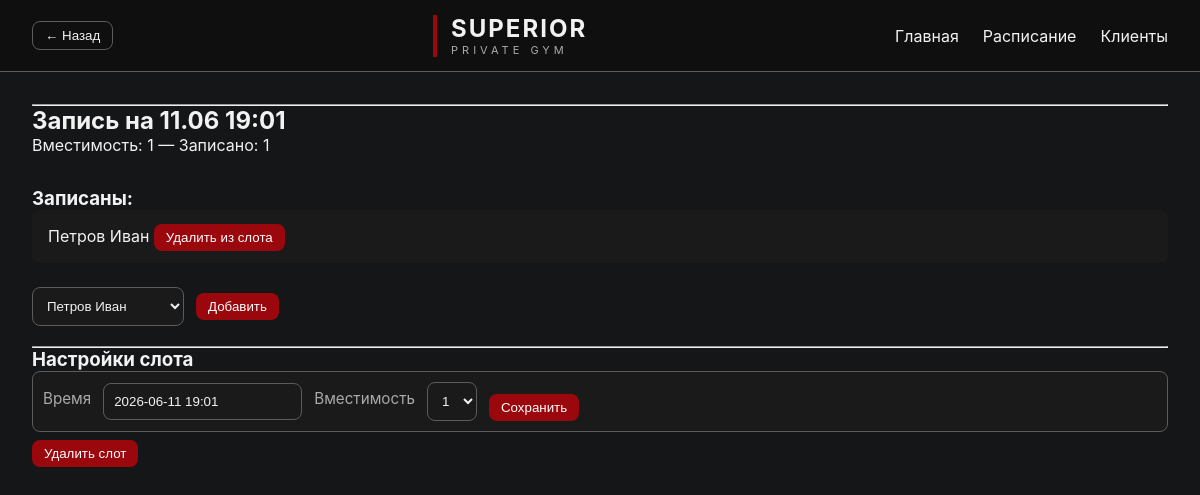
Screenshot of /slot/1?week_offset=0 with the database file from the repository.
### app.py (models this page shows, shortened)
class Slot(Base):
    __tablename__ = "slots"
    id = Column(Integer, primary_key=True)
    start_time = Column(DateTime)
    capacity = Column(Integer, default=4)

class Client(Base):
    __tablename__ = "clients"
    id = Column(Integer, primary_key=True)
    first_name = Column(String, nullable=True)
    last_name = Column(String, nullable=True)
    patronymic = Column(String, nullable=True)
    birth_year = Column(Integer, nullable=True)
    birth_place = Column(String, nullable=True)
    phone = Column(String, nullable=True)
    name = Column(String, nullable=True)

### app.py (the view)
@app.get("/slot/{slot_id}")
def slot_page(
    request: Request,
    slot_id: int,
    db: Session = Depends(get_db),
    week_offset: int = 0,
):
    slot = db.get(Slot, slot_id)
    bookings = (
        db.query(Booking)
        .filter(
            Booking.slot_id == slot_id
        )
        .all()
    )
    clients: List[Client] = []
    for booking in bookings:
        clients.append(
            db.get(
                Client,
                booking.client_id,
            )
        )
    all_clients = db.query(Client).all()
    return templates.TemplateResponse(
        request=request,
        name="slot.html",
        context={
            "slot": slot,
            "clients": clients,
            "all_clients": all_clients,
            "week_offset": week_offset,
        },
    )

### templates/slot.html (shortened to what this page needs)
{% extends "base.html" %}
{% block content %}
<hr />
<div class="slot-header">
	<h2>Запись на {{ slot.start_time.strftime('%d.%m %H:%M') }}</h2>
	<div class="muted">Вместимость: {{ slot.capacity }} — Записано: {{ clients|length }}</div>
</div>
<h3>Записаны:</h3>
<ul class="client-list slot-client-list">
	{% for client in clients %}
	<li>
	{{ client.fio() }}
		<form method="post" action="/slot/{{ slot.id }}/remove" style="display:inline">
			<button class="btn"> Удалить из слота </button>
		</form>
	</li>
	{% endfor %}
</ul>
<form method="post" action="/slot/{{ slot.id }}/add">
	<select name="client_id" class="field">
		{% for client in all_clients %}
		<option value="{{ client.id }}">
		{{ client.name }}
		</option>
		{% endfor %}
	</select>
	<button class="btn">Добавить</button>
</form>
<br />
<hr />
<h3>Настройки слота</h3>
<form method="post" action="/slots/edit/{{ slot.id }}" class="field">
	<label class="label">Время</label>
	<input class="field" type="text" name="start_time" value="{{ slot.start_time.strftime('%Y-%m-%d %H:%M') }}" required />
	<label class="label">Вместимость</label>
	<select name="capacity" class="field">
		<option value="1" {% if slot.capacity == 1 %}selected{% endif %}>1</option>
	</select>
	<div class="edit-actions">
		<button class="btn" type="submit">Сохранить</button>
	</div>
</form>
<form method="post" action="/slots/delete/{{ slot.id }}" onsubmit="return confirm('Удалить слот? Это удалит все бронирования.');" style="margin-top:8px;">
	<button class="btn">Удалить слот</button>
</form>
{% endblock %}

### static/style.css (style rules this page uses)
:root { --bg: #151618; --surface: #1a1a1a; --surface-hover: #252525; --text: #f2f2f2; --muted: #aaaaaa; --accent: #9A070D; --border: #5B5B5B; --radius: 8px; --radius-lg: 12px; --pad: 10px; --pad-lg: 20px; --btn-pad: 6px 12px; --row-height: 41px; --wrapper-rows: 10; }
.btn { display: inline-block; padding: var(--btn-pad); border-radius: var(--radius); background: var(--accent); color: white; border: none; cursor: pointer; text-decoration: none; text-align: center; }
.label { color: var(--muted); margin-bottom: 6px; font-size: 0.95rem; }
.field { padding: var(--pad); border-radius: var(--radius); border: 1px solid var(--border); background: var(--surface); color: var(--text); }
* { margin: 0; padding: 0; box-sizing: border-box; }
body { background: var(--bg); color: var(--text); font-family: Inter, Arial, sans-serif; min-height: 100vh; }
.slot-header { margin-bottom: 32px; }
.client-list { list-style: none; margin-bottom: 24px; }
.client-list li { background: var(--surface); padding: 12px 16px; margin-bottom: 8px; border-radius: var(--radius); }
.slot-client-list li { line-height: 1.8; }
form { display: flex; gap: 12px; align-items: center; }
select, input, textarea { background: var(--surface); color: var(--text); border: 1px solid var(--border); padding: var(--pad); border-radius: var(--radius); }
button { background: var(--accent); color: white; border: none; border-radius: var(--radius); padding: var(--btn-pad); cursor: pointer; }
.edit-actions { display: flex; gap: 8px; margin-top: 12px; }

### rows the page displays
Slot: start_time "11.06 19:01", capacity "1", start_time "2026-06-11 19:01"
Client: fio "Петров Иван"

### other values shown
{{ clients|length }} "1"
form field client_id "Петров Иван"
